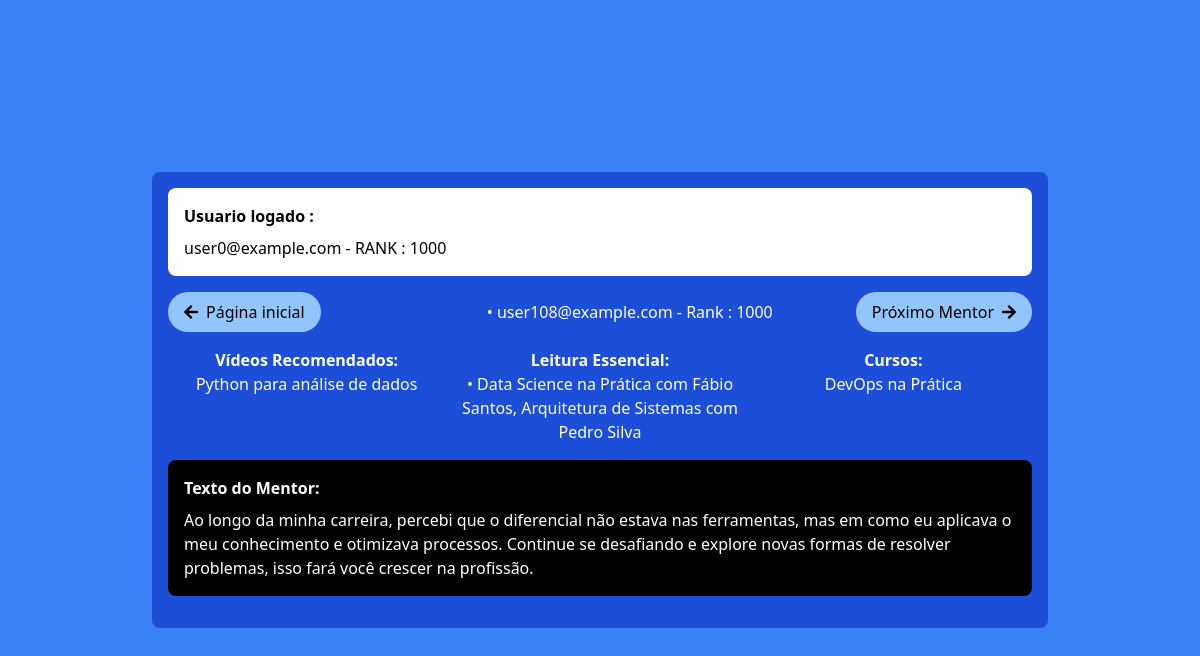
Before: /indicacoes/init?page=1 (signed in) with the older database file.
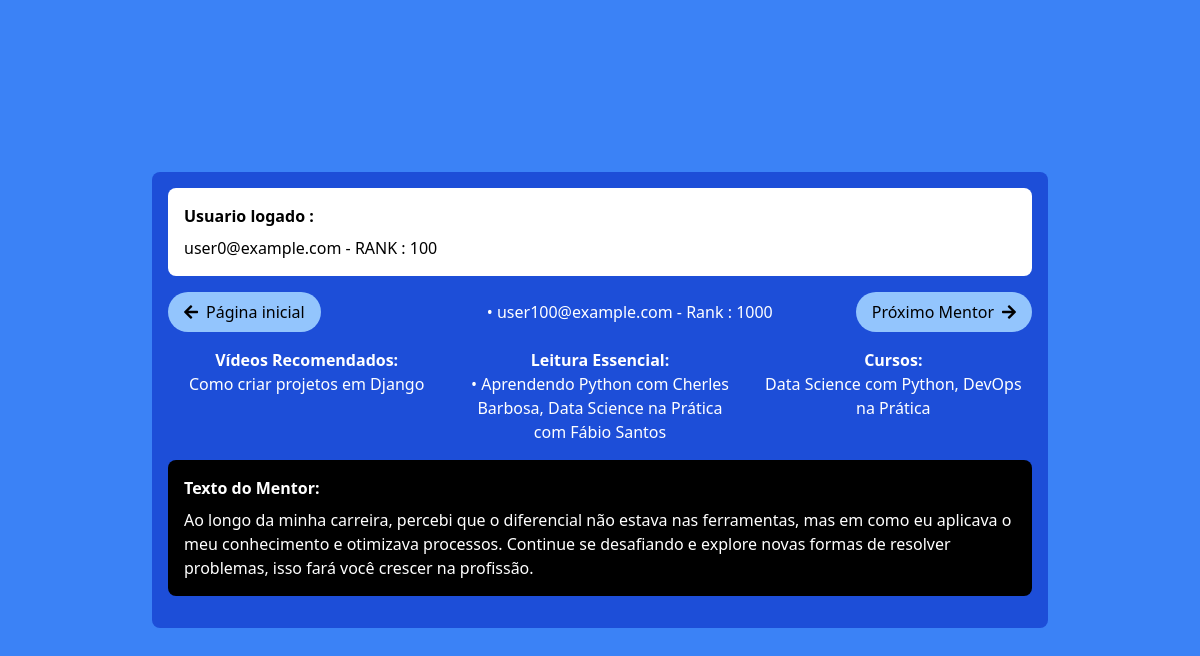
After: the same page with the newer database file.
### tables this page shows
CREATE TABLE profession_data (
                        id INTEGER PRIMARY KEY AUTOINCREMENT,
                        profession_id INTEGER NOT NULL,
                        region_id INTEGER NOT NULL,
                        salary INTEGER NOT NULL,
                        email TEXT UNIQUE NOT NULL,
                        rank INTEGER,
                        FOREIGN KEY (profession_id) REFERENCES professions(id),
                        FOREIGN KEY (region_id) REFERENCES regions(id));

CREATE TABLE indications (
                        id INTEGER PRIMARY KEY AUTOINCREMENT,
                        email TEXT NOT NULL,
                        courses TEXT,
                        videos TEXT,
                        books TEXT,
                        motivational_text TEXT,
                        FOREIGN KEY (email) REFERENCES users(useremail));

### routes/indicacoes.py (the view)
@indicacoes_route.route('/init')
def usuarios():
    user_email = session['user']
    print("logged email " + user_email)
    page = request.args.get('page', 0, type=int)  # Obter o número da página (0 por padrão)
    higher_rank_users, user_rank = get_usuario_by_index(page, user_email)
    if higher_rank_users is None:
        return render_template('indicacoes.html', indicacoes=None, has_next=False)
    has_next = True if higher_rank_users != None else False
    print("higher_rank_users " + str(higher_rank_users))
    return render_template('indicacoes.html', indicacoes=higher_rank_users, has_next=has_next, page=page, user_email=user_email, user_rank=user_rank)

### routes/indicacoes.py (called while the page is built)
def get_db():
    db = getattr(g, '_database', None)
    if db is None:
        db = g._database = sqlite3.connect(DATABASE)
    return db

def query_db(query, args=(), one=False):
    cur = get_db().execute(query, args)
    rv = cur.fetchall()
    cur.close()
    return (rv[0] if rv else None) if one else rv

@indicacoes_route.teardown_request
def close_connection(exception):
    db = getattr(g, '_database', None)
    if db is not None:
        db.close()

def get_usuario_by_index(index, user_email):
    user_rank = query_db('SELECT Rank FROM profession_data WHERE email = ?', [user_email], one=True)
    print("user_rank " + str(user_rank))
    if user_rank:
            user_rank = user_rank[0]
            higher_rank_users = query_db('''
                SELECT p.email, i.courses, i.videos, i.books, i.motivational_text, p.rank
                FROM profession_data p
                JOIN indications i ON p.email = i.email
                WHERE p.Rank >= ? LIMIT 1 OFFSET ?
            ''', [user_rank, index])
            print("higher_rank_users " + str(higher_rank_users))
    else:
        higher_rank_users = None
    return higher_rank_users, user_rank

### templates/indicacoes.html (shortened to what this page needs)
<!DOCTYPE html>
<html lang="pt-BR">
<head>
    <script src="https://cdn.tailwindcss.com"></script>
    <link rel="stylesheet" href="https://cdnjs.cloudflare.com/ajax/libs/font-awesome/5.15.3/css/all.min.css">
</head>
<body class="bg-blue-500 flex items-center justify-center min-h-screen">
    <div class="bg-blue-700 text-white w-full max-w-4xl p-4 rounded-lg">
        <div class="bg-white text-black p-4 rounded-lg mb-4">
            <h2 class="font-bold mb-2">Usuario logado :</h2>
            {% if user_email %}
                <p>{{ user_email }} - RANK :  {{ user_rank }}</p>
            {% endif %}
        </div>
        <div class="flex justify-between items-center mb-4">
            <a href="/home/return" class="bg-blue-300 text-black px-4 py-2 rounded-full flex items-center">
                <i class="fas fa-arrow-left"></i>
                <span class="ml-2">Página inicial</span>
            </a>
            {% if indicacoes %}
                    {% for indicacao in indicacoes %}
                        <p>• {{ indicacao[0] }} - Rank : {{ indicacao[5] }}</p>
                    {% endfor %}
                {% if has_next %}
                    <a href="{{ url_for('indicacoes.usuarios', page=page + 1) }}" class="bg-blue-300 text-black px-4 py-2 rounded-full flex items-center">
                        <span class="mr-2">Próximo Mentor</span>
                        <i class="fas fa-arrow-right"></i>
                    </a>
                {% else %}
                    <div class="bg-blue-300 text-black px-4 py-2 rounded-full flex items-center">
                    <span class="mr-2">Fim da lista</span>
                    </div>
                 {% endif %}
            {% else %}
                <h1 class="text-xl font-bold mb-4">Fim da lista de Indicações</h1>
            {% endif %}
        </div>
        <div class="grid grid-cols-3 gap-4 text-center mb-4">
            <div>
                <h2 class="font-bold">Vídeos Recomendados:</h2>
                {% if indicacoes %}
                    {% for indicacao in indicacoes %}
                        <p>{{ indicacao[2] }}</p>
                    {% endfor %}
                {% else %}
                    <p>Nenhum vídeo recomendado disponível.</p>
                {% endif %}
            </div>
            <div>
                <h2 class="font-bold">Leitura Essencial:</h2>
                {% if indicacoes %}
                    {% for indicacao in indicacoes %}
                        <p>• {{ indicacao[3] }}</p>
                    {% endfor %}
                {% else %}
                    <p>Nenhum livro recomendado disponível.</p>
                {% endif %}
            </div>
            <div>
                <h2 class="font-bold">Cursos:</h2>
                {% if indicacoes %}
                    {% for indicacao in indicacoes %}
                        <p>{{ indicacao[1] }}</p>
                    {% endfor %}
                {% else %}
                    <p>Nenhum curso recomendado disponível.</p>
                {% endif %}
            </div>
        </div>
        <div class="bg-black text-white p-4 rounded-lg mb-4">
            <h2 class="font-bold mb-2">Texto do Mentor:</h2>
            {% if indicacoes %}
                {% for indicacao in indicacoes %}
                    <p>{{ indicacao[4] }}</p>
                {% endfor %}
            {% else %}
                <p>Nenhum texto motivacional disponível.</p>
            {% endif %}
        </div>
    </div>
</body>
</html>

Changed rows visible on the page:
no longer on this page (row edited): indications: email "user108@example.com", rank "1000", videos "Python para análise de dados", books "Data Science na Prática com Fábio Santos, Arquitetura de Sistemas com Pedro Silva", courses "DevOps na Prática", motivational_text "Ao longo da minha carreira, percebi que o diferencial não estava nas ferramentas, mas em como eu aplicava o meu conhecimento e otimizava processos. Continue se desafiando e explore novas formas de resolver problemas, isso fará você crescer na profissão."
changed profession_data "user0@example.com": rank "1000" → (not shown)
now on this page (row edited): indications: email "user100@example.com", rank "1000", videos "Como criar projetos em Django", books "Aprendendo Python com Cherles Barbosa, Data Science na Prática com Fábio Santos", courses "Data Science com Python, DevOps na Prática", motivational_text "Ao longo da minha carreira, percebi que o diferencial não estava nas ferramentas, mas em como eu aplicava o meu conhecimento e otimizava processos. Continue se desafiando e explore novas formas de resolver problemas, isso fará você crescer na profissão."
Other visible differences:
{{ user_rank }}: (not shown) → "100"
